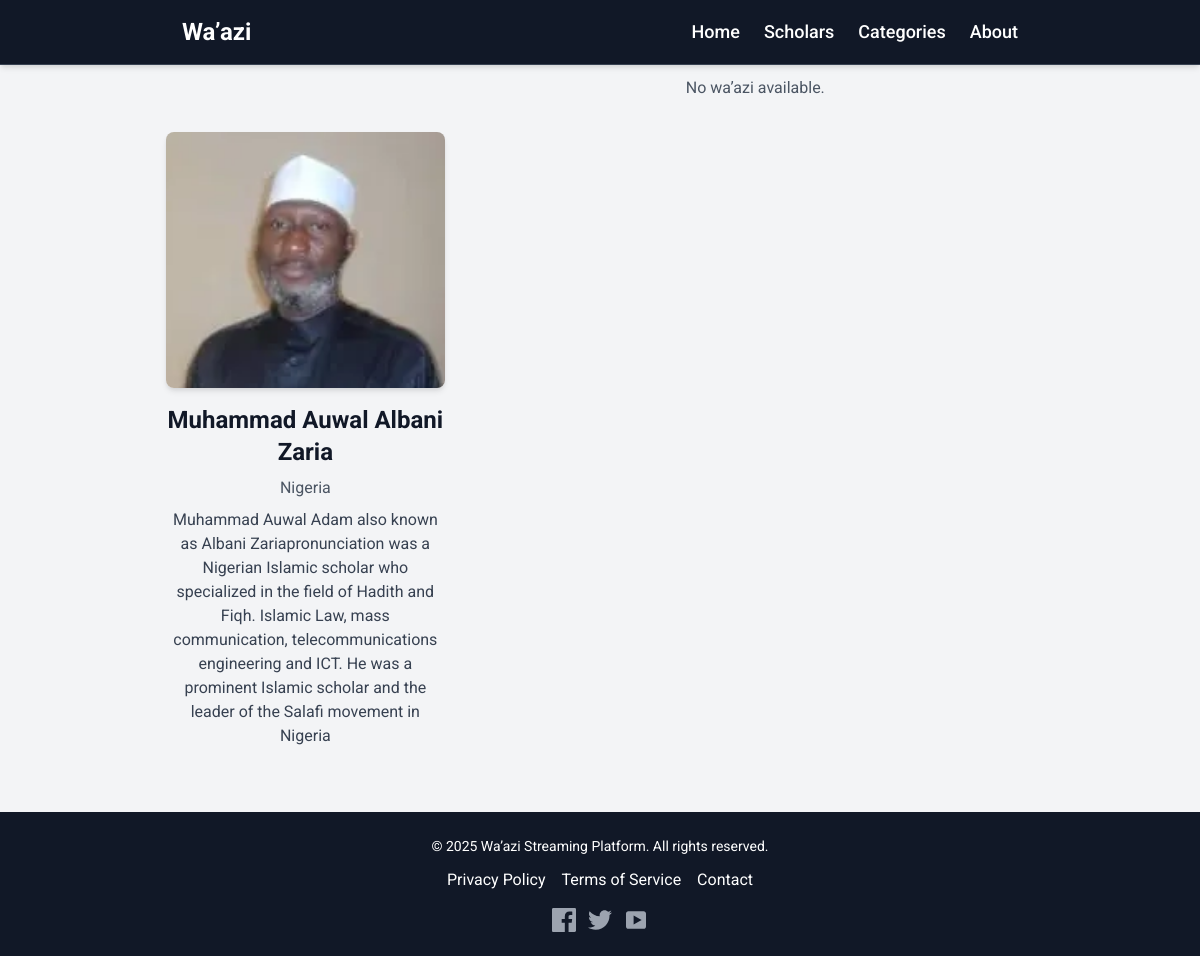
The app's page /scholar/2/ with its own data.
### waazi/models.py (models this page shows, shortened)
class Scholar(models.Model):
    name = models.CharField(max_length=255)
    bio = models.TextField(blank=True, null=True)
    image = models.ImageField(upload_to="scholars/", blank=True, null=True)
    country = models.CharField(max_length=100, blank=True, null=True)
    social_links = models.JSONField(blank=True, null=True)  # Store social media links
    created_at = models.DateTimeField(auto_now_add=True)
    class Meta:
        verbose_name_plural = "Scholars"  # Plural form

### waazi/views.py (the view)
# urls.py: path('scholar/<int:scholar_id>/', scholar_profile, name='scholar_profile'),
def scholar_profile(request, scholar_id):
    scholar = get_object_or_404(Scholar, id=scholar_id)
    waazis = scholar.waazi_set.all()
    return render(request, "waazi/reciter-profile.html", {"scholar": scholar, "waazis": waazis})

### waazi/templates/waazi/reciter-profile.html (shortened to what this page needs)
{% extends 'waazi/base.html' %}
{% load static %}
{% block content %}
  <div class="flex flex-col md:flex-row gap-8">
    <div class="md:w-1/3">
      <img src="{{ scholar.image.url|default:'/static/images/default-scholar.jpg' }}" alt="{{ scholar.name }}" class="w-full h-64 object-cover rounded-lg shadow-md mb-4" style="margin-top: 100px;">
      <h1 class="text-2xl font-bold mb-2 text-gray-900">{{ scholar.name }}</h1>
      <p class="text-gray-600 mb-2">{{ scholar.country|default:'' }}</p>
      <p class="text-gray-700">{{ scholar.bio|default:'No bio available.' }}</p>
    </div>
    <div class="md:w-2/3">
      <h2 class="text-xl font-semibold mb-4 text-gray-900">Wa’azi Collection</h2>
      <div class="space-y-4">
        {% for waaz in waazis %}
          <div class="waazi-item">
            <h3 class="text-lg font-medium text-gray-900">{{ waaz.title }}</h3>
            <p class="text-sm text-gray-600">{{ waaz.category.name|default:'Uncategorized' }}</p>
            <audio controls class="w-full my-2">
              <source src="{{ waaz.audio_file.url }}" type="audio/mpeg">
              Your browser does not support the audio element.
            </audio>
            <a href="/api/waazi/{{ waaz.id }}/download/" class="text-blue-500 hover:underline">Download</a>
          </div>
        {% empty %}
          <p class="text-gray-600">No wa’azi available.</p>
        {% endfor %}
      </div>
    </div>
  </div>
{% endblock %}

### static/css/styles.css (style rules this page uses)
body { font-family: 'Roboto', sans-serif; }

### records on screen
Scholar: image (picture), name "Muhammad Auwal Albani Zaria", country "Nigeria", bio "Muhammad Auwal Adam also known as Albani Zariapronunciation was a Nigerian Islamic scholar who specialized in the field of Hadith and Fiqh. Islamic Law, mass communication, telecommunications engineering and ICT. He was a prominent Islamic scholar and the leader of the Salafi movement in Nigeria"
